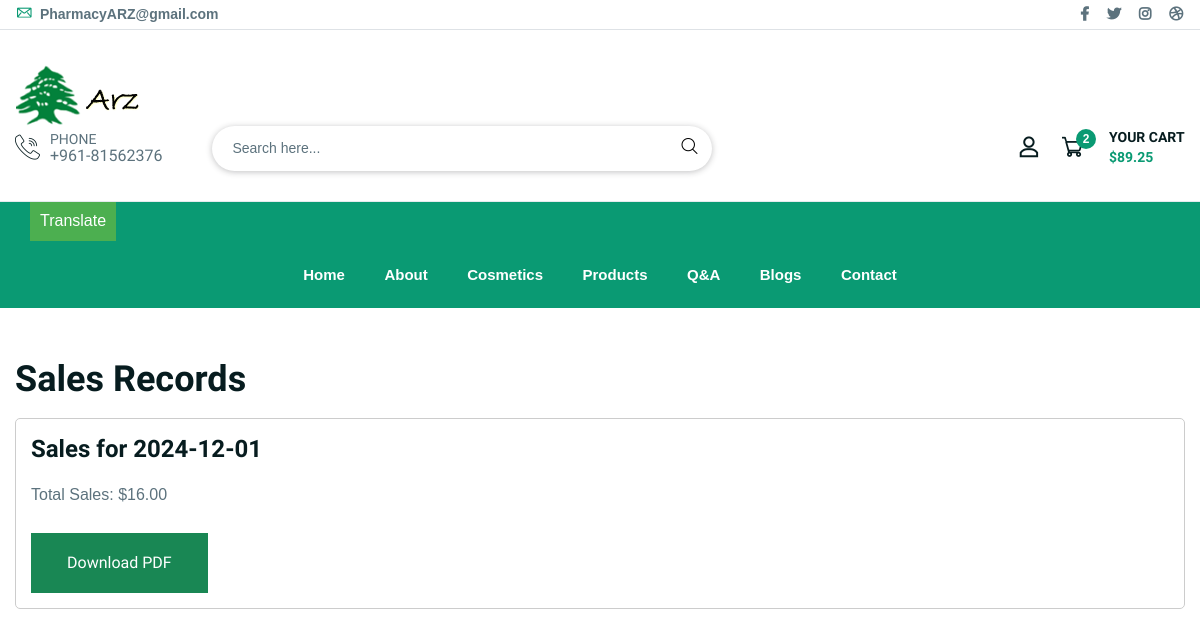
The page /ARZ/daily_sales.php (signed in) on the database as committed earlier.
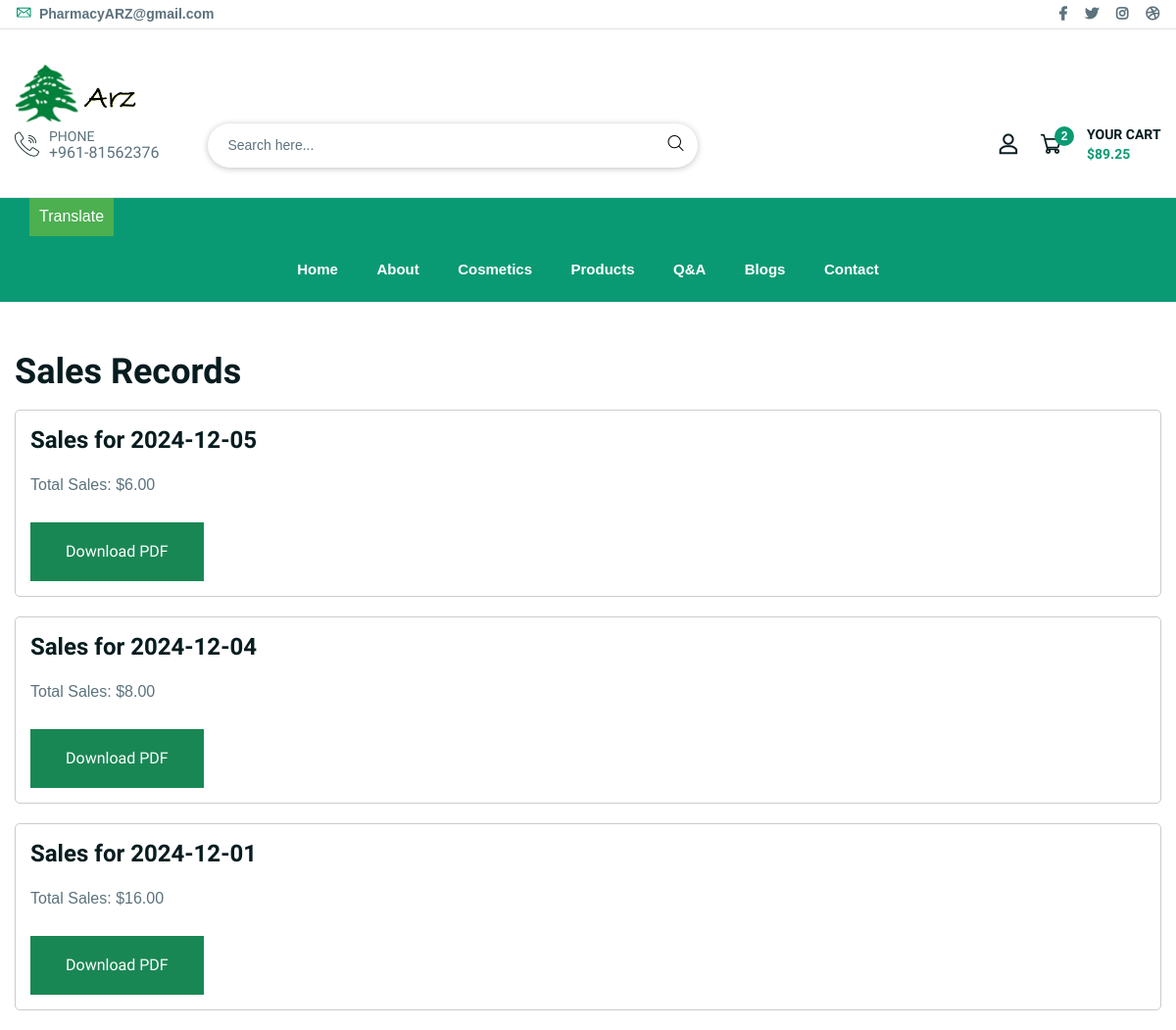
The same page on the database as committed later.
### tables this page shows
CREATE TABLE `sales_records` (
  `id` int(11) NOT NULL,
  `sale_date` date NOT NULL,
  `total_price` decimal(10,2) NOT NULL DEFAULT 0.00
);

### ARZ/daily_sales.php (the view, shortened to what this page needs)
<?php
include('./connection.php');
$sales_dates_query = "SELECT DISTINCT sale_date FROM sales_records ORDER BY sale_date DESC";
$sales_dates_result = $conn->query($sales_dates_query);
?>
<!DOCTYPE html>
<html lang="en">
<head>
</head>
<body>
<div class="container mt-5">
    <h1 class="mb-3">Sales Records</h1>
    <?php if ($sales_dates_result && $sales_dates_result->num_rows > 0): ?>
        <?php while ($row = $sales_dates_result->fetch_assoc()): ?>
            <?php
                $date = $row['sale_date'];
                $total_query = "SELECT total_price FROM sales_records WHERE sale_date = ?";
                $stmt_total = $conn->prepare($total_query);
                $stmt_total->bind_param('s', $date);
                if (!$stmt_total->execute()) {
                    log_message("Error executing total query: " . $stmt_total->error);
                    continue;
                }
                $total_result = $stmt_total->get_result()->fetch_assoc();
                $total_sales = $total_result['total_price'] ?? 0;
            ?>
            <div class="sales-record" style="margin-bottom: 20px; padding: 15px; border: 1px solid #ccc; border-radius: 5px;">
                <h3>Sales for <?php echo $date; ?></h3>
                <p>Total Sales: $<?php echo number_format($total_sales, 2); ?></p>
                <a href="generate_sales_report.php?date=<?php echo $date; ?>" class="btn btn-success">Download PDF</a>
            </div>
        <?php endwhile; ?>
    <?php else: ?>
        <p>No sales records found.</p>
    <?php endif; ?>
</div>
</body>
</html>

Rows that differ between the two databases and show on the page:
added sales_records: total_price "6.00"
added sales_records: total_price "8.00"
Other text that changed with them:
new list line: "Sales for 2024-12-05 Total Sales: $ Download PDF"
new list line: "Sales for 2024-12-04 Total Sales: $ Download PDF"
